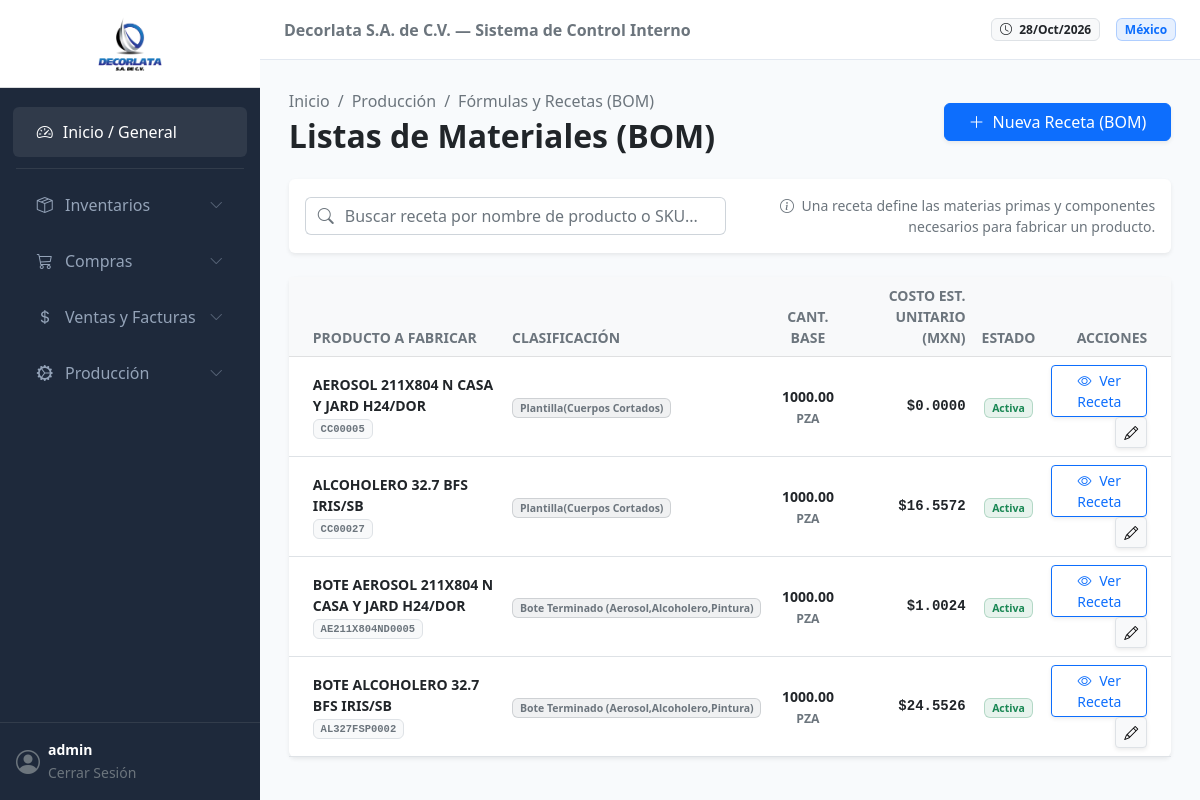
The app's page /produccion/boms/ (signed in), older data.
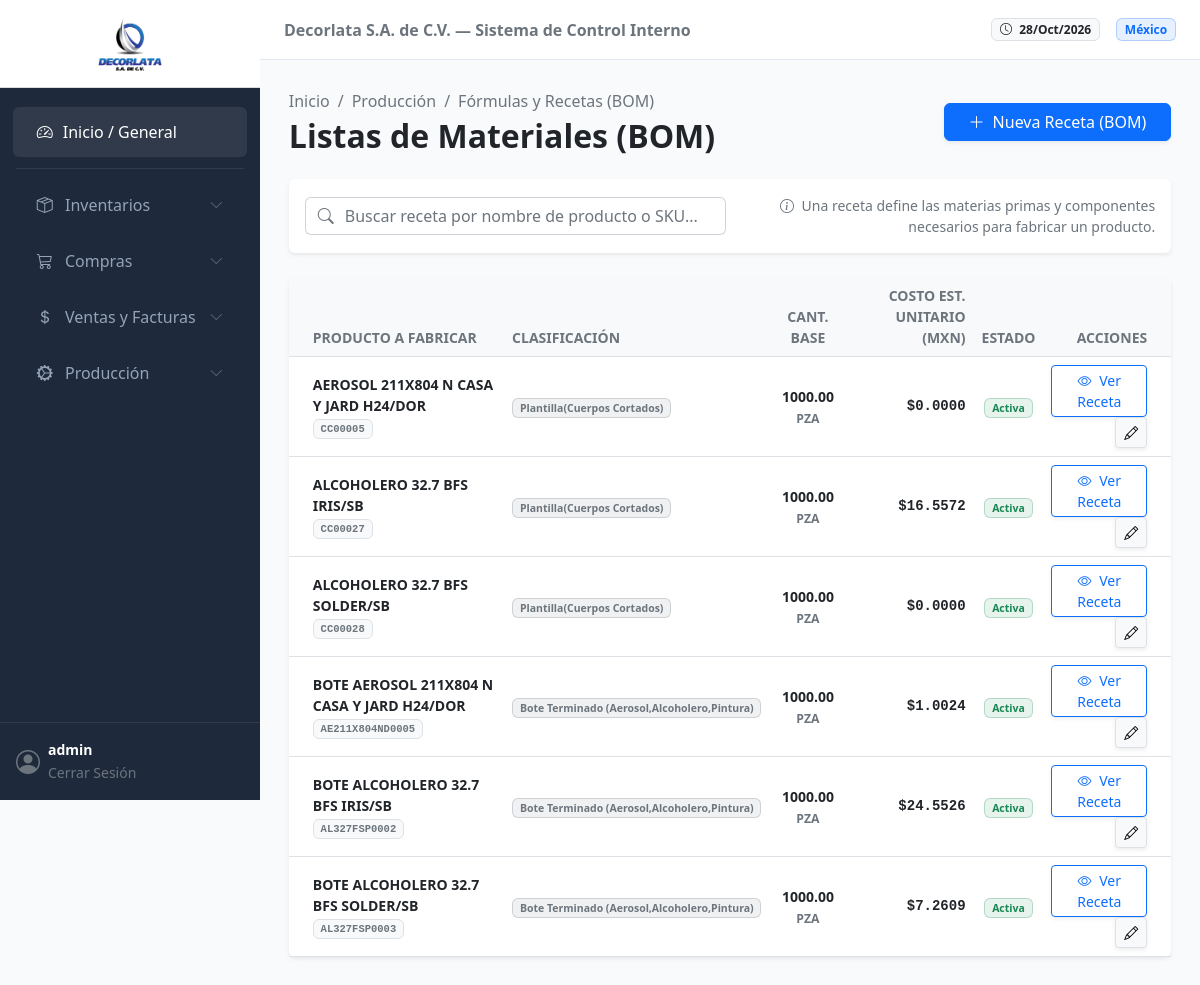
The same page, newer data.
### produccion/models.py (models this page shows, shortened)
class ListaMaterialesBOM(models.Model):
    producto_terminado = models.OneToOneField(
        Producto,
        on_delete=models.CASCADE,
        related_name='receta_bom',
        verbose_name="Producto a Fabricar"
    )
    cantidad_base = models.DecimalField(
        max_digits=12,
        decimal_places=4,
        default=Decimal('1.0000'),
        validators=[MinValueValidator(Decimal('0.0001'))],
        verbose_name="Cantidad Base de Fabricación",
        help_text="Ej: 1 para 1 pza, 1000 para un millar de botes"
    )
    descripcion_proceso = models.TextField(
        blank=True,
        null=True,
        verbose_name="Instrucciones y Ruta de Manufactura"
    )
    activo = models.BooleanField(
        default=True,
        verbose_name="Receta Activa"
    )
    fecha_creacion = models.DateTimeField(default=timezone.now)
    fecha_actualizacion = models.DateTimeField(auto_now=True)
    class Meta:
        verbose_name = "Lista de Materiales (BOM)"
        verbose_name_plural = "Listas de Materiales (BOM)"
        ordering = ['producto_terminado__nombre']
    def calcular_costo_estimado_total_mxn(self, visitados=None):
        total = Decimal('0.000000')
        for insumo in self.insumos.select_related('materia_prima', 'materia_prima__moneda_base_costo'):
            total += insumo.calcular_costo_estimado_linea_mxn(visitados=visitados)
        return round(total, 6)
    @property
    def costo_estimado_total_mxn(self):
        return self.calcular_costo_estimado_total_mxn()
    def calcular_costo_estimado_unitario_mxn(self, visitados=None):
        if self.cantidad_base and self.cantidad_base > Decimal('0'):
            return round(self.calcular_costo_estimado_total_mxn(visitados=visitados) / self.cantidad_base, 6)
        return Decimal('0.000000')
    @property
    def costo_estimado_unitario_mxn(self):
        return self.calcular_costo_estimado_unitario_mxn()

class InsumoBOM(models.Model):
    bom = models.ForeignKey(
        ListaMaterialesBOM,
        on_delete=models.CASCADE,
        related_name='insumos',
        verbose_name="Receta BOM"
    )
    materia_prima = models.ForeignKey(
        Producto,
        on_delete=models.PROTECT,
        related_name='usado_como_insumo',
        verbose_name="Materia Prima / Insumo"
    )
    cantidad_requerida = models.DecimalField(
        max_digits=14,
        decimal_places=6,
        validators=[MinValueValidator(Decimal('0.000001'))],
        verbose_name="Cantidad Requerida"
    )
    porcentaje_merma = models.DecimalField(
        max_digits=5,
        decimal_places=2,
        default=Decimal('0.00'),
        validators=[MinValueValidator(Decimal('0.00'))],
        verbose_name="% Merma / Scrap Esperado",
        help_text="Porcentaje adicional contemplado por mermas del proceso"
    )
    class Meta:
        verbose_name = "Insumo de Receta"
        verbose_name_plural = "Insumos de Receta"
        unique_together = ('bom', 'materia_prima')
    @property
    def cantidad_con_merma(self):
        factor = Decimal('1.00') + (self.porcentaje_merma / Decimal('100.00'))
        return round(self.cantidad_requerida * factor, 6)
    def obtener_costo_info(self, visitados=None):
        from produccion.services import resolver_costo_unitario_producto_mxn
        return resolver_costo_unitario_producto_mxn(self.materia_prima, visitados=visitados)
    def calcular_costo_estimado_linea_mxn(self, visitados=None):
        costo_info = self.obtener_costo_info(visitados=visitados)
        return round(self.cantidad_con_merma * costo_info['costo_mxn'], 6)

### inventario/models.py (models this page shows, shortened)
class Producto(models.Model):
    MATERIA_PRIMA = 'MP'
    COMPONENTE = 'CP'
    PRODUCTO_TERMINADO = 'PT'
    HOJALATA_ROLLO = 'HR'
    HOJA_LITOGRAFIADA = 'HL'
    HOJA_CORTADA = 'HC'
    PLANTILLA = 'CC'
    TIPO_PRODUCTO_CHOICES = [
        (MATERIA_PRIMA, 'Materia Prima (Materiales de Empaque/Cobre/Bzniz)'),
        (COMPONENTE, 'Componente (Conos/Fondos/Boq./Válvulas)'),
        (PRODUCTO_TERMINADO, 'Bote Terminado (Aerosol,Alcoholero,Pintura)'),
        (HOJALATA_ROLLO, 'Hojalata Rollo'),
        (HOJA_LITOGRAFIADA, 'Hoja (Litografiada / Barnizada)'),
        (HOJA_CORTADA, 'Hoja Cortada Plain'),
        (PLANTILLA, 'Plantilla(Cuerpos Cortados)'),
    ]
    nombre = models.CharField(max_length=255)
    sku = models.CharField(max_length=50, unique=True, help_text="Ej: AE-001 (Aerosol) o MP-BAR-EPO (Barniz)")
    descripcion = models.TextField(blank=True, null=True)
    tipo = models.CharField(max_length=2, choices=TIPO_PRODUCTO_CHOICES, default=PRODUCTO_TERMINADO)
    unidad_medida = models.ForeignKey(UnidadMedida, on_delete=models.PROTECT, help_text="Ej: Pza, Kg")
    moneda_base_costo = models.ForeignKey(
        Moneda, on_delete=models.PROTECT, related_name='productos_costo', help_text="Moneda en la que se rastrea el costo promedio"
    )
    moneda_base_venta = models.ForeignKey(
        Moneda, on_delete=models.PROTECT, related_name='productos_venta', help_text="Moneda de referencia para precios de venta"
    )
    costo_promedio_mxn = models.DecimalField(
        max_digits=18, decimal_places=6, default=Decimal('0.000000'), help_text="Costo promedio unitario en MXN para contabilidad"
    )
    clave_sat = models.CharField(
        max_length=10, default='24121800',
        verbose_name="Clave SAT Prod/Serv",
        help_text="Clave de producto/servicio SAT (ej. 24121800 para empaques y envases metálicos)"
    )
    clave_unidad_sat = models.CharField(
        max_length=10, default='H87',
        verbose_name="Clave Unidad SAT",
        help_text="Clave de unidad de medida SAT (ej. H87 para Pieza, KGM para Kilogramo)"
    )
    class Meta:
        verbose_name = "Producto"
        verbose_name_plural = "Catálogo de Productos"

class UnidadMedida(models.Model):
    codigo = models.CharField(max_length=10, unique=True)
    nombre = models.CharField(max_length=50)
    class Meta:
        verbose_name = "Unidad de Medida"
        verbose_name_plural = "Unidades de Medida"

### general/models.py (models this page shows, shortened)
class Moneda(models.Model):
    codigo = models.CharField(max_length=3, unique=True, verbose_name="Código ISO")
    nombre = models.CharField(max_length=50, verbose_name="Nombre de la Moneda")
    simbolo = models.CharField(max_length=5, verbose_name="Simbolo ($, €, etc.)")
    class Meta:
        verbose_name = "Moneda"
        verbose_name_plural = "Monedas"

### produccion/views.py (the view)
# urls.py: path('boms/', views.boms_catalogo_view, name='lista_boms'),
@login_required
def boms_catalogo_view(request):
    query = request.GET.get('q', '').strip()
    boms = ListaMaterialesBOM.objects.select_related(
        'producto_terminado', 'producto_terminado__unidad_medida'
    ).prefetch_related(
        'insumos__materia_prima', 'insumos__materia_prima__unidad_medida'
    ).all()
    if query:
        boms = boms.filter(
            Q(producto_terminado__nombre__icontains=query) |
            Q(producto_terminado__sku__icontains=query)
        )
    if request.headers.get('HX-Request') and not request.headers.get('HX-Target') == 'main-content':
        return render(request, 'produccion/partials/_tabla_boms.html', {'boms': boms})
    return render(request, 'produccion/boms_catalogo.html', {'boms': boms, 'query': query})

### produccion/templates/produccion/boms_catalogo.html (shortened to what this page needs)
{% extends 'general/base.html' %}
{% load static %}
{% block content %}
<div class="d-flex justify-content-between align-items-center mb-4 flex-wrap gap-3">
    <div>
        <nav aria-label="breadcrumb">
            <ol class="breadcrumb mb-1 small">
                <li class="breadcrumb-item"><a href="{% url 'general:dashboard' %}" class="text-decoration-none text-muted">Inicio</a></li>
                <li class="breadcrumb-item"><a href="#" class="text-decoration-none text-muted">Producción</a></li>
                <li class="breadcrumb-item active" aria-current="page">Fórmulas y Recetas (BOM)</li>
            </ol>
        </nav>
        <h2 class="fw-bold text-dark mb-0">Listas de Materiales (BOM)</h2>
    </div>
    <div>
        <button class="btn btn-primary px-4 shadow-sm"
                hx-get="{% url 'produccion:crear_bom' %}"
                hx-target="#offcanvas-content"
                data-bs-toggle="offcanvas"
                data-bs-target="#offcanvasBOM">
            <i class="bi bi-plus-lg me-2"></i>Nueva Receta (BOM)
        </button>
    </div>
</div>
<div class="card border-0 shadow-sm mb-4">
    <div class="card-body p-3">
        <div class="row g-2 align-items-center">
            <div class="col-md-6">
                <div class="input-group">
                    <span class="input-group-text bg-white border-end-0 text-muted"><i class="bi bi-search"></i></span>
                    <input type="text"
                           class="form-control border-start-0 ps-0"
                           placeholder="Buscar receta por nombre de producto o SKU..."
                           name="q"
                           value="{{ query }}"
                           hx-get="{% url 'produccion:lista_boms' %}"
                           hx-trigger="keyup changed delay:350ms"
                           hx-target="#tabla-boms-container">
                </div>
            </div>
            <div class="col-md-6 text-md-end text-muted small">
                <i class="bi bi-info-circle me-1"></i> Una receta define las materias primas y componentes necesarios para fabricar un producto.
            </div>
        </div>
    </div>
</div>
<div class="card border-0 shadow-sm"
     id="tabla-boms-container"
     hx-get="{% url 'produccion:lista_boms' %}"
     hx-trigger="bomGuardado from:body">
    {% include 'produccion/partials/_tabla_boms.html' %}
</div>
{% endblock %}

### produccion/templates/produccion/partials/_tabla_boms.html (shortened to what this page needs)
<div class="table-responsive">
    <table class="table table-hover align-middle mb-0">
        <thead class="table-light text-muted small text-uppercase">
            <tr>
                <th class="ps-4">Producto a Fabricar</th>
                <th>Clasificación</th>
                <th class="text-center">Cant. Base</th>
                <th class="text-end">Costo Est. Unitario (MXN)</th>
                <th class="text-center">Estado</th>
                <th class="text-end pe-4">Acciones</th>
            </tr>
        </thead>
        <tbody class="text-secondary small">
            {% for bom in boms %}
            <tr>
                <td class="ps-4">
                    <span class="fw-bold text-dark d-block">{{ bom.producto_terminado.nombre }}</span>
                    <span class="badge bg-light text-secondary border font-monospace">{{ bom.producto_terminado.sku }}</span>
                </td>
                <td>
                    <span class="badge bg-secondary bg-opacity-10 text-secondary border border-secondary border-opacity-25">
                        {{ bom.producto_terminado.get_tipo_display }}
                    </span>
                </td>
                <td class="text-center fw-semibold text-dark">
                    {{ bom.cantidad_base|floatformat:2 }} <small class="text-muted">{{ bom.producto_terminado.unidad_medida.codigo }}</small>
                </td>
                <td class="text-end fw-bold text-dark font-monospace">
                    ${{ bom.costo_estimado_unitario_mxn|floatformat:4 }}
                </td>
                <td class="text-center">
                    {% if bom.activo %}
                        <span class="badge bg-success bg-opacity-10 text-success border border-success border-opacity-25">Activa</span>
                    {% else %}
                        <span class="badge bg-secondary bg-opacity-10 text-muted border">Inactiva</span>
                    {% endif %}
                </td>
                <td class="text-end pe-4">
                    <a href="{% url 'produccion:detalle_bom' bom.id %}" class="btn btn-sm btn-outline-primary shadow-sm" title="Ver Receta y Gestionar Insumos">
                        <i class="bi bi-eye me-1"></i> Ver Receta
                    </a>
                    <button class="btn btn-sm btn-light border shadow-sm ms-1"
                            title="Editar Datos Generales"
                            hx-get="{% url 'produccion:editar_bom' bom.id %}"
                            hx-target="#offcanvas-content"
                            data-bs-toggle="offcanvas"
                            data-bs-target="#offcanvasBOM">
                        <i class="bi bi-pencil"></i>
                    </button>
                </td>
            </tr>
            {% endfor %}
        </tbody>
    </table>
</div>

Row changes from the older to the newer data that the page shows:
added ListaMaterialesBOM: producto_terminado.nombre "ALCOHOLERO 32.7 BFS SOLDER/SB", producto_terminado.sku "CC00028", producto_terminado.tipo "Plantilla(Cuerpos Cortados)", cantidad_base "1000.00", producto_terminado.unidad_medida.codigo "PZA", costo_estimado_unitario_mxn "0.0000", activo "Activa"
added ListaMaterialesBOM: producto_terminado.nombre "BOTE ALCOHOLERO 32.7 BFS SOLDER/SB", producto_terminado.sku "AL327FSP0003", producto_terminado.tipo "Bote Terminado (Aerosol,Alcoholero,Pintura)", cantidad_base "1000.00", producto_terminado.unidad_medida.codigo "PZA", costo_estimado_unitario_mxn "7.2609", activo "Activa"
